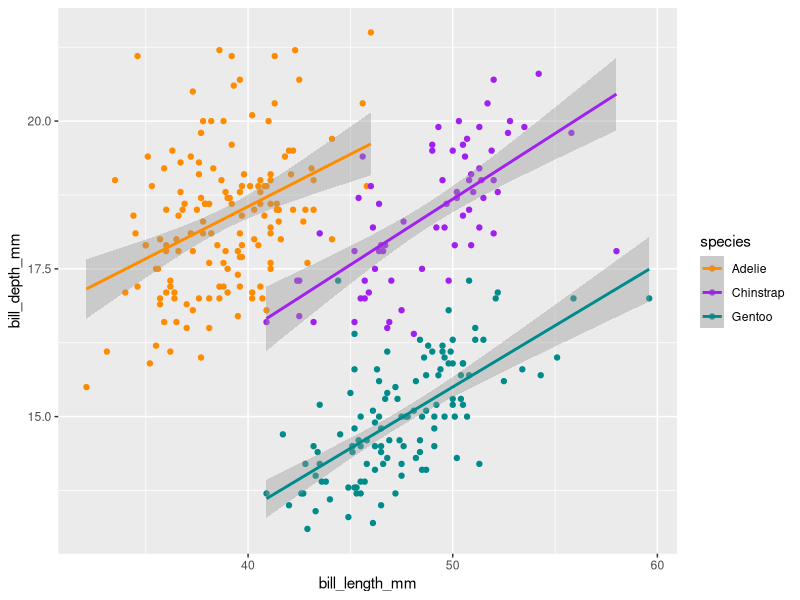
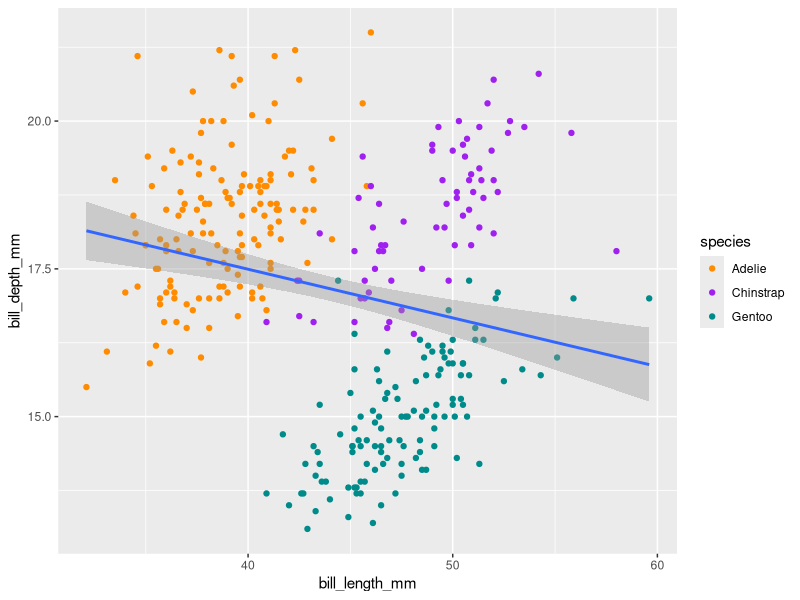
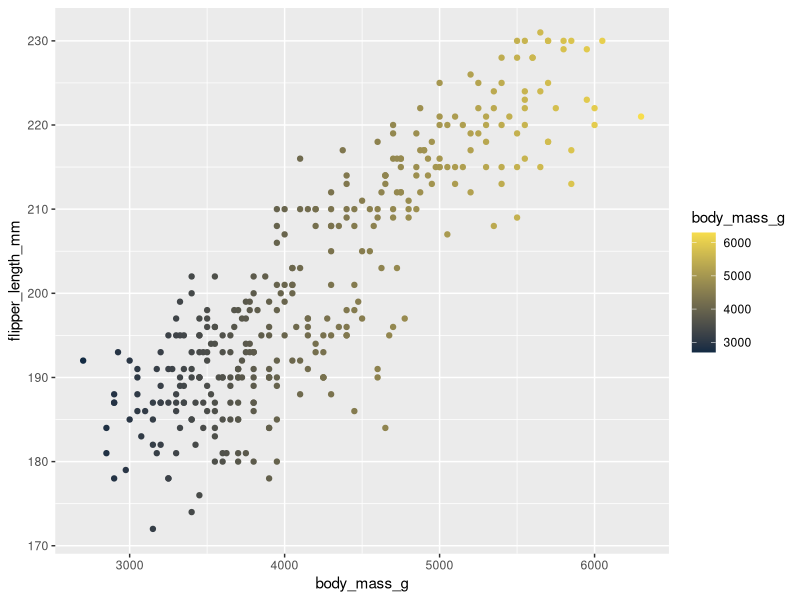
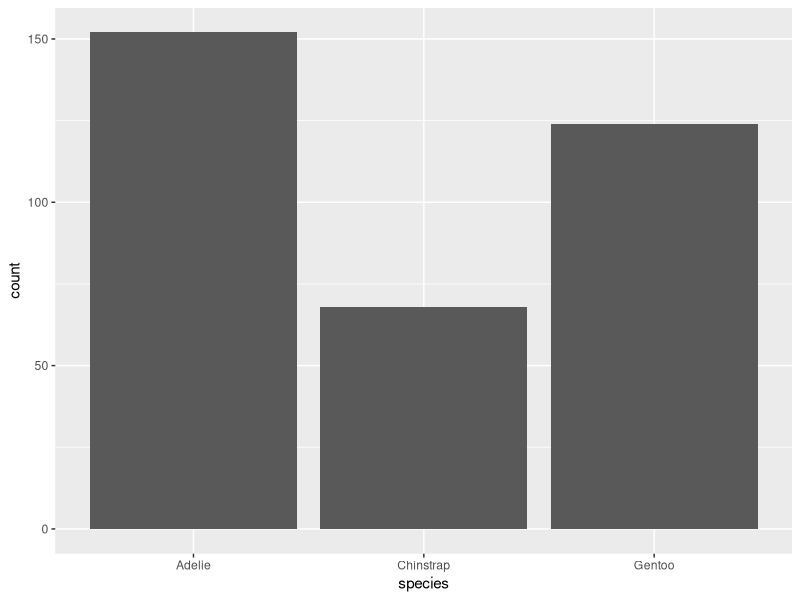
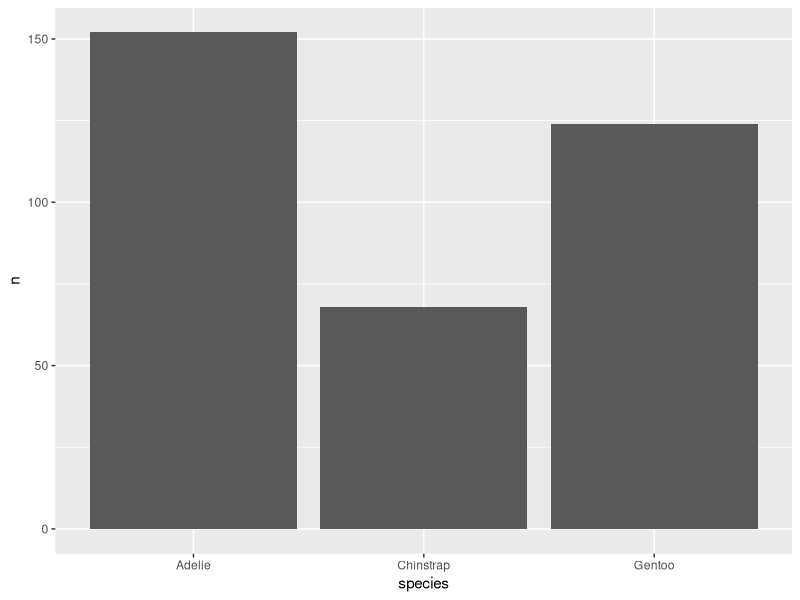
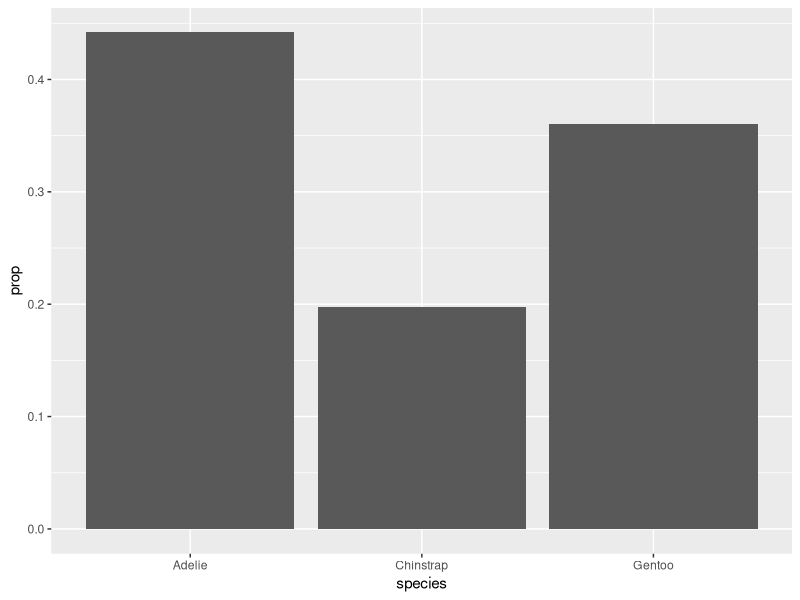
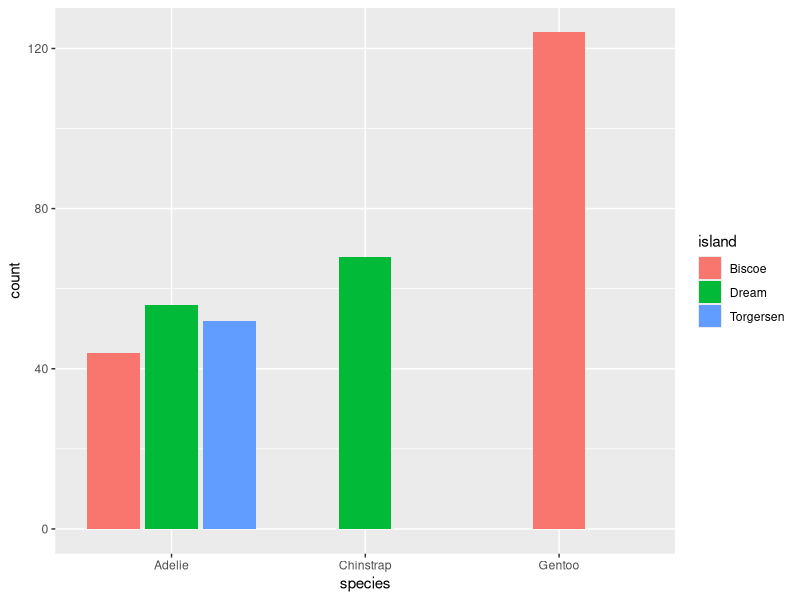
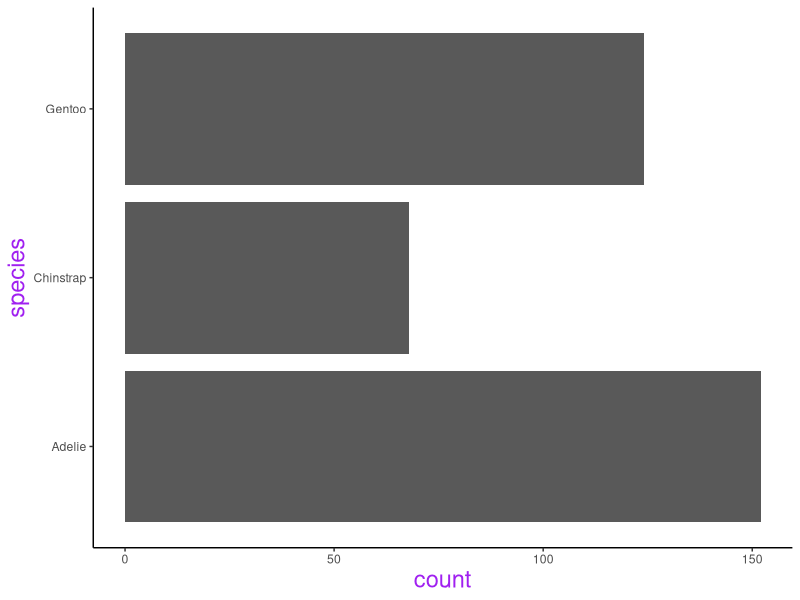

R code for these plots, in order:
## ---- chunk 1
library(tidyverse)
library(palmerpenguins)
## ---- chunk 2
# untidy data ----
temp_data_wide <- tribble(
  ~date, ~station1, ~station2,  ~station3,
  "2023-10-01", 30.1, 29.8,  31.2,
  "2023-11-01", 28.6, 29.1,  33.4,
  "2023-12-01", 29.9, 28.5,  32.3
)

# make tidy ---
temp_data_long <- temp_data_wide %>% 
  pivot_longer(cols = starts_with("station"),
               names_to = "station_id",
               values_to = "temp_c")
## ---- chunk 3
## str(obj) gives variable names and variable types and dimension of dataframe
# mapping color globally 
ggplot(na.omit(penguins),
       mapping = aes(x = bill_length_mm, 
                     y = bill_depth_mm, 
                     color = species)) + 
  geom_point()+
  geom_smooth(method = 'lm')+
  scale_color_manual(values = c("darkorange","purple","cyan4"))

# mapping color locally 
ggplot(na.omit(penguins),
      aes(x = bill_length_mm, 
                     y = bill_depth_mm)) + 
  geom_point(aes(color = species ))+
  geom_smooth(method = "lm")+
  scale_color_manual(values = c("darkorange","purple","cyan4"))
# piping into a ggplot ---
# penguins %>% 
#   ggplot(aes(x = bill_length_mm, y = bill_depth_mm))

# ggplot()+
#   geom_point(data = penguins, mapping = aes(x = bill_length_mm, y = bill_depth_mm))
## ---- chunk 4
## using continuous variable

ggplot(penguins, aes(x = body_mass_g,
                     y = flipper_length_mm,
                     color = body_mass_g))+
  geom_point()+
  scale_color_gradient(low = "#132b43",high = "#f7dd4c")
## ---- chunk 5
ggplot(penguins, aes(x = species))+
  geom_bar()
## ---- chunk 6
penguins_summary <- penguins %>% 
  count(species)

ggplot(penguins_summary, aes(x = species, y = n ))+
  geom_bar(stat = 'identity') #height of bars equal to value of n column 
## ---- chunk 7
ggplot(penguins, aes(x = species, y = after_stat(prop), group = 1))+
  geom_bar()
## ---- chunk 8
ggplot(penguins, aes(x = species, fill = island))+
  geom_bar(position = position_dodge2(preserve = 'single'))
## ---- chunk 9
ggplot(penguins, aes(x = species))+
  geom_bar()+
  coord_flip()+
  theme_classic() + 
  theme(
    axis.title = element_text(size = 17, color = 'purple')
  )
